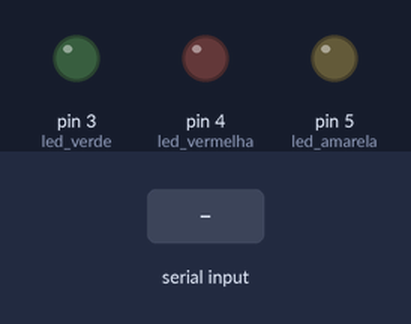
Simulated run of this sketch. Board: Arduino Uno, built with avr-gcc and run on an emulated ATmega328P. Shown: output pins drawn as LEDs (lit = HIGH). The test bench sets the inputs (shaded band). What the sketch prints to the serial monitor is not drawn.

Above: at 1.2 s.
1.3 s: "G" received over Serial
At 3.5 s:
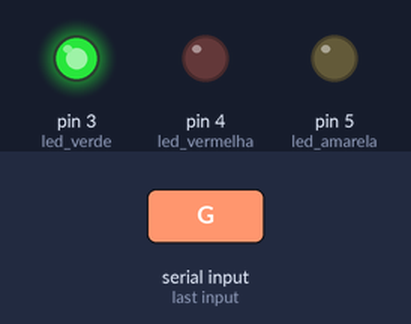
3.8 s: "R" received over Serial
At 5.4 s:
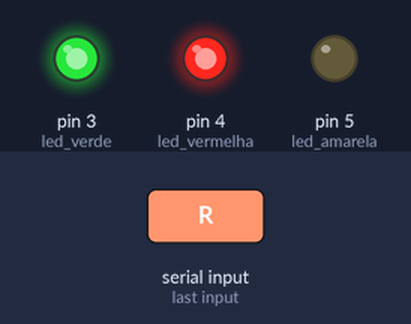
6.3 s: "g" received over Serial
At 8.5 s:
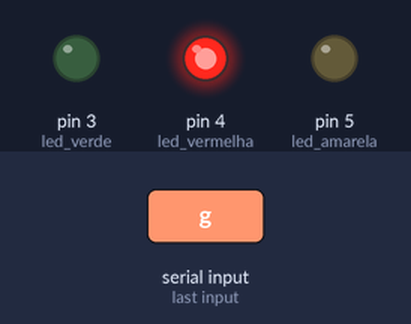
8.8 s: "Y" received over Serial
At 10.4 s:
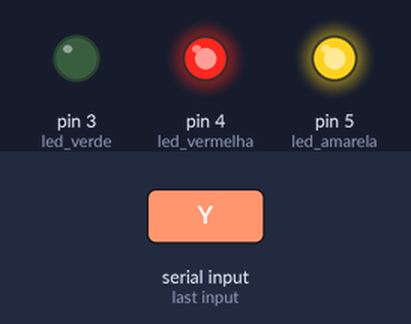
11.3 s: "r" received over Serial
At 13.5 s:
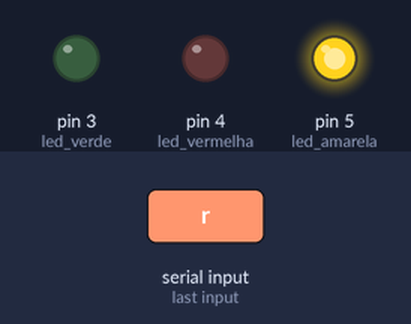
13.8 s: "y" received over Serial
At 15.4 s:
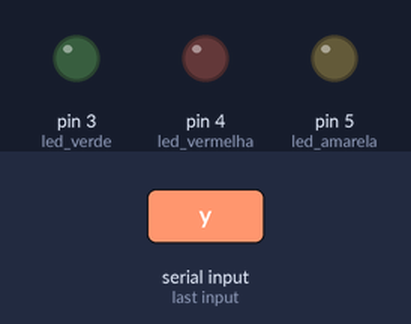
Timing chart, 0 to 16.9 s (numbered marks = the images above; inputs shaded):
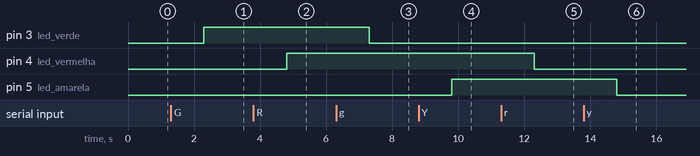

The sketch:

sketch_mar12-26-atualizado_amarelo.ino
```cpp
#define led_verde 3
#define led_vermelha 4
#define led_amarela 5
char opcao;
void setup() {
  pinMode(led_verde,OUTPUT);
  pinMode(led_vermelha,OUTPUT);
  pinMode(led_amarela, OUTPUT);
  Serial.begin(9600);
  //painel de escolhas
  Serial.println("------------------");
  Serial.println("R - liga vermelha");
  Serial.println("r - desliga vermelha");
  Serial.println("G - liga verde");
  Serial.println("g - desliga verde");
  Serial.println("Y - liga amarela");
  Serial.println("y - desliga amarela");

}

void loop() {
  opcao = Serial.read();
  if (opcao == 'G') {
    delay(1000);
  digitalWrite(led_verde, HIGH);
  } else if (opcao == 'g'){
    delay(1000);
    digitalWrite(led_verde, LOW);
  } else if (opcao == 'R'){
    delay(1000);
    digitalWrite(led_vermelha, HIGH);
  } else if (opcao == 'r'){
    delay(1000);
    digitalWrite(led_vermelha, LOW);
  } else if (opcao == 'Y'){
    delay(1000);
    digitalWrite(led_amarela, HIGH);
  } else if (opcao == 'y'){
    delay(1000);
    digitalWrite(led_amarela, LOW);
  }

}
```

Measured:
- after the input at 1.3 s, pin 3 (led_verde): LOW → HIGH after 1.0 s
- after the input at 3.8 s, pin 4 (led_vermelha): LOW → HIGH after 1.0 s
- after the input at 6.3 s, pin 3 (led_verde): HIGH → LOW after 1.0 s
- after the input at 8.8 s, pin 5 (led_amarela): LOW → HIGH after 1.0 s
- after the input at 11.3 s, pin 4 (led_vermelha): HIGH → LOW after 1.0 s
- after the input at 13.8 s, pin 5 (led_amarela): HIGH → LOW after 1.0 s
